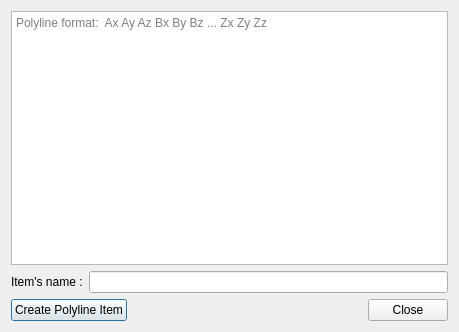
<?xml version="1.0" encoding="UTF-8"?>
<ui version="4.0">
 <class>Add_polylines_dialog</class>
 <widget class="QDialog" name="Add_polylines_dialog">
  <property name="geometry">
   <rect>
    <x>0</x>
    <y>0</y>
    <width>459</width>
    <height>332</height>
   </rect>
  </property>
  <property name="sizePolicy">
   <sizepolicy hsizetype="MinimumExpanding" vsizetype="MinimumExpanding">
    <horstretch>0</horstretch>
    <verstretch>0</verstretch>
   </sizepolicy>
  </property>
  <property name="windowTitle">
   <string>Add polylines</string>
  </property>
  <layout class="QHBoxLayout" name="horizontalLayout_2">
   <item>
    <layout class="QVBoxLayout" name="verticalLayout">
     <property name="sizeConstraint">
      <enum>QLayout::SetMinimumSize</enum>
     </property>
     <item>
      <widget class="QTextEdit" name="textEdit">
       <property name="sizePolicy">
        <sizepolicy hsizetype="MinimumExpanding" vsizetype="MinimumExpanding">
         <horstretch>0</horstretch>
         <verstretch>0</verstretch>
        </sizepolicy>
       </property>
       <property name="html">
        <string>&lt;!DOCTYPE HTML PUBLIC &quot;-//W3C//DTD HTML 4.0//EN&quot; &quot;http://www.w3.org/TR/REC-html40/strict.dtd&quot;&gt;
&lt;html&gt;&lt;head&gt;&lt;meta name=&quot;qrichtext&quot; content=&quot;1&quot; /&gt;&lt;style type=&quot;text/css&quot;&gt;
p, li { white-space: pre-wrap; }
&lt;/style&gt;&lt;/head&gt;&lt;body style=&quot; font-family:'Sans Serif'; font-size:10pt; font-weight:400; font-style:normal;&quot;&gt;
&lt;p style=&quot;-qt-paragraph-type:empty; margin-top:0px; margin-bottom:0px; margin-left:0px; margin-right:0px; -qt-block-indent:0; text-indent:0px;&quot;&gt;&lt;br /&gt;&lt;/p&gt;&lt;/body&gt;&lt;/html&gt;</string>
       </property>
       <property name="overwriteMode">
        <bool>false</bool>
       </property>
       <property name="placeholderText">
        <string notr="true">Polyline format:  Ax Ay Az Bx By Bz ... Zx Zy Zz </string>
       </property>
      </widget>
     </item>
     <item>
      <layout class="QHBoxLayout" name="horizontalLayout_3">
       <item>
        <widget class="QLabel" name="label">
         <property name="sizePolicy">
          <sizepolicy hsizetype="Fixed" vsizetype="Preferred">
           <horstretch>0</horstretch>
           <verstretch>0</verstretch>
          </sizepolicy>
         </property>
         <property name="text">
          <string>Item's name :</string>
         </property>
        </widget>
       </item>
       <item>
        <widget class="QLineEdit" name="name_lineEdit">
         <property name="text">
          <string/>
         </property>
         <property name="clearButtonEnabled">
          <bool>false</bool>
         </property>
        </widget>
       </item>
      </layout>
     </item>
     <item>
      <layout class="QHBoxLayout" name="horizontalLayout">
       <property name="sizeConstraint">
        <enum>QLayout::SetMinimumSize</enum>
       </property>
       <item>
        <widget class="QPushButton" name="add_polylineButton">
         <property name="text">
          <string>Create Polyline Item</string>
         </property>
        </widget>
       </item>
       <item>
        <spacer name="horizontalSpacer">
         <property name="orientation">
          <enum>Qt::Horizontal</enum>
         </property>
         <property name="sizeHint" stdset="0">
          <size>
           <width>40</width>
           <height>20</height>
          </size>
         </property>
        </spacer>
       </item>
       <item>
        <widget class="QPushButton" name="close_polylineButton">
         <property name="text">
          <string>Close</string>
         </property>
        </widget>
       </item>
      </layout>
     </item>
    </layout>
   </item>
  </layout>
 </widget>
 <resources/>
 <connections/>
</ui>
